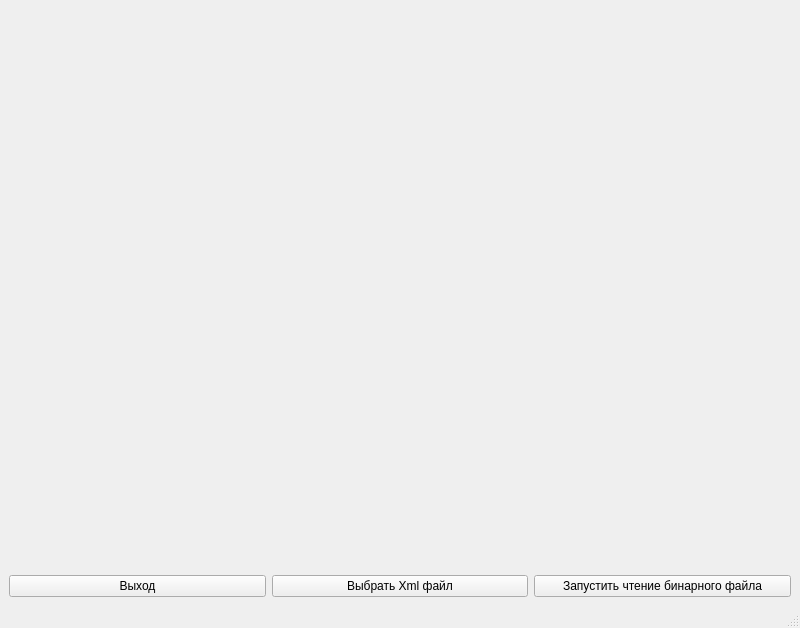
<?xml version="1.0" encoding="UTF-8"?>
<ui version="4.0">
 <class>MainWindow</class>
 <widget class="QMainWindow" name="MainWindow">
  <property name="geometry">
   <rect>
    <x>0</x>
    <y>0</y>
    <width>800</width>
    <height>628</height>
   </rect>
  </property>
  <property name="windowTitle">
   <string>MainWindow</string>
  </property>
  <widget class="QWidget" name="centralwidget">
   <layout class="QGridLayout" name="gridLayout">
    <item row="0" column="2">
     <spacer name="verticalSpacer_2">
      <property name="orientation">
       <enum>Qt::Vertical</enum>
      </property>
      <property name="sizeType">
       <enum>QSizePolicy::Expanding</enum>
      </property>
      <property name="sizeHint" stdset="0">
       <size>
        <width>34</width>
        <height>228</height>
       </size>
      </property>
     </spacer>
    </item>
    <item row="1" column="0">
     <spacer name="horizontalSpacer_2">
      <property name="orientation">
       <enum>Qt::Horizontal</enum>
      </property>
      <property name="sizeType">
       <enum>QSizePolicy::Expanding</enum>
      </property>
      <property name="sizeHint" stdset="0">
       <size>
        <width>342</width>
        <height>17</height>
       </size>
      </property>
     </spacer>
    </item>
    <item row="1" column="1">
     <layout class="QVBoxLayout" name="verticalLayout"/>
    </item>
    <item row="1" column="3">
     <spacer name="horizontalSpacer">
      <property name="orientation">
       <enum>Qt::Horizontal</enum>
      </property>
      <property name="sizeType">
       <enum>QSizePolicy::Expanding</enum>
      </property>
      <property name="sizeHint" stdset="0">
       <size>
        <width>342</width>
        <height>17</height>
       </size>
      </property>
     </spacer>
    </item>
    <item row="2" column="1">
     <spacer name="verticalSpacer">
      <property name="orientation">
       <enum>Qt::Vertical</enum>
      </property>
      <property name="sizeType">
       <enum>QSizePolicy::Expanding</enum>
      </property>
      <property name="sizeHint" stdset="0">
       <size>
        <width>34</width>
        <height>228</height>
       </size>
      </property>
     </spacer>
    </item>
    <item row="3" column="0" colspan="4">
     <layout class="QHBoxLayout" name="horizontalLayout">
      <item>
       <widget class="QPushButton" name="closeButton">
        <property name="text">
         <string>Выход</string>
        </property>
       </widget>
      </item>
      <item>
       <widget class="QPushButton" name="pushButtonXML">
        <property name="text">
         <string>Выбрать Xml файл</string>
        </property>
       </widget>
      </item>
      <item>
       <widget class="QPushButton" name="pushButtonBinary">
        <property name="text">
         <string>Запустить чтение бинарного файла</string>
        </property>
       </widget>
      </item>
     </layout>
    </item>
   </layout>
  </widget>
  <widget class="QMenuBar" name="menubar">
   <property name="geometry">
    <rect>
     <x>0</x>
     <y>0</y>
     <width>800</width>
     <height>20</height>
    </rect>
   </property>
  </widget>
  <widget class="QStatusBar" name="statusbar"/>
 </widget>
 <resources/>
 <connections/>
</ui>
